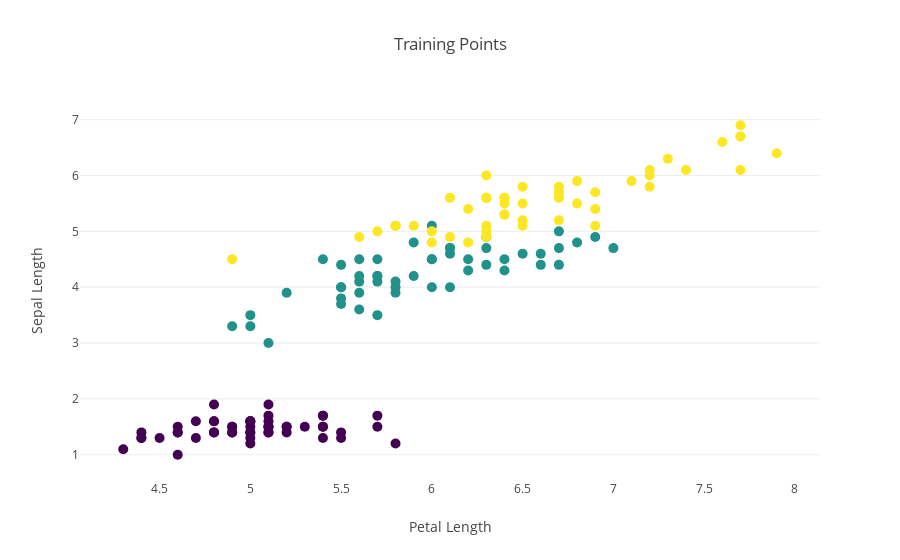

The notebook cell this image was saved under:
### Code cell
from plotly.offline import download_plotlyjs, init_notebook_mode, plot, iplot
import plotly.graph_objs as go
init_notebook_mode(connected=True)

# Create a trace
trace = go.Scatter(
    x=iris_pd['Petal Length'], 
    y=iris_pd['Sepal Length'],
    mode = 'markers',
    marker=dict(color=iris_pd['color'],
                size=10,
                colorscale='Viridis',
                showscale=False))

layout = go.Layout(title='Training Points',
                   xaxis=dict(title='Petal Length',
                            showgrid=False),
                   yaxis=dict(title='Sepal Length',
                            showgrid=True))
 
fig = go.Figure(data=[trace], layout=layout)
iplot(fig)

### Figure 1 — Plotly figure (JSON) as saved in the notebook; plotly's stock layout.template omitted (floating-point values rounded to 4 significant figures; data arrays with more than 128 entries replaced by an {"elided": "..."} marker saying what was removed)
{"data": [{"marker": {"color": {"elided": "150 int values"}, "colorscale": "Viridis", "showscale": false, "size": 10}, "mode": "markers", "type": "scatter", "uid": "f224b815-c297-4256-8984-da83cbaa995c", "x": {"elided": "150 float values"}, "y": {"elided": "150 float values"}}], "layout": {"title": {"text": "Training Points"}, "xaxis": {"showgrid": false, "title": {"text": "Petal Length"}}, "yaxis": {"showgrid": true, "title": {"text": "Sepal Length"}}}}
